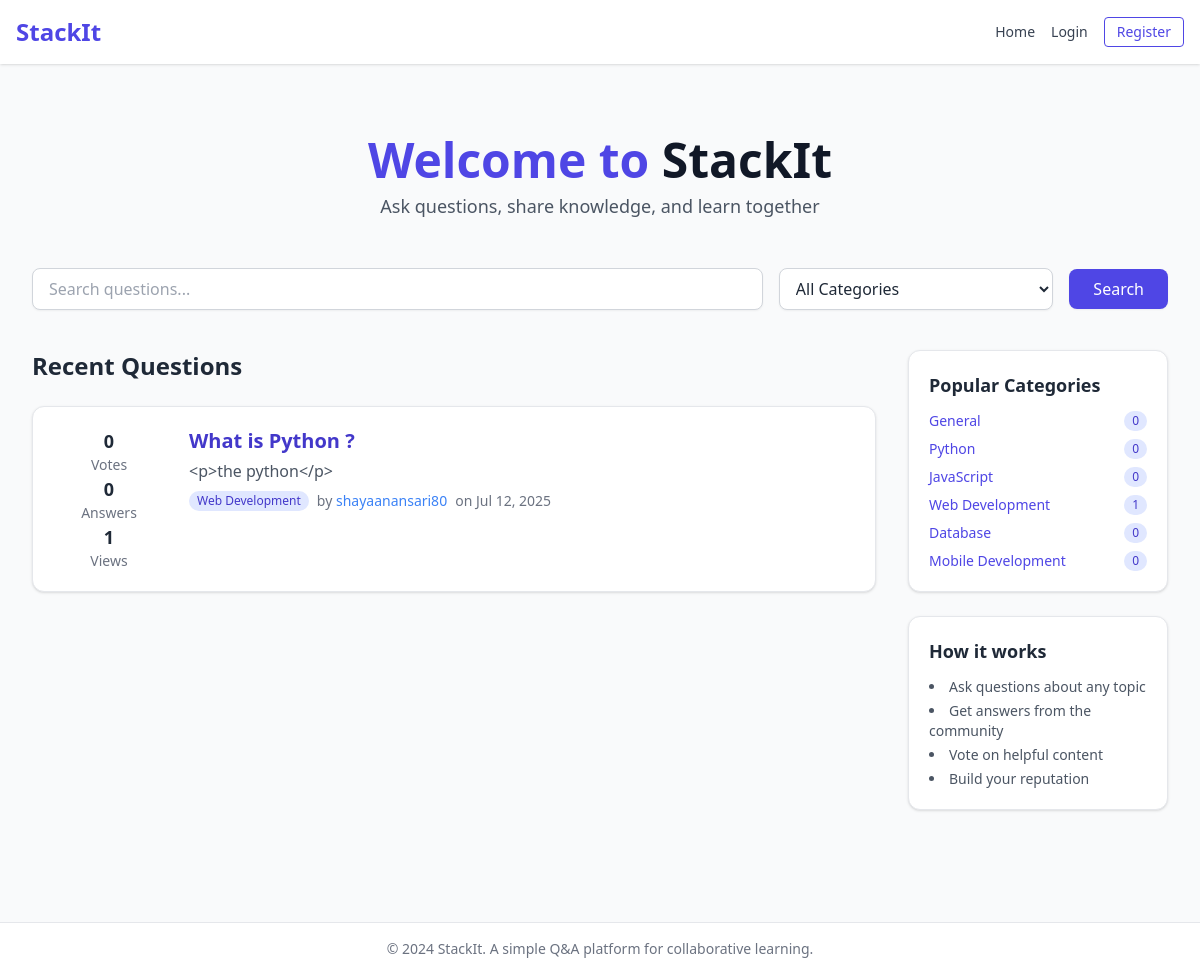
Before: / with the older database file.
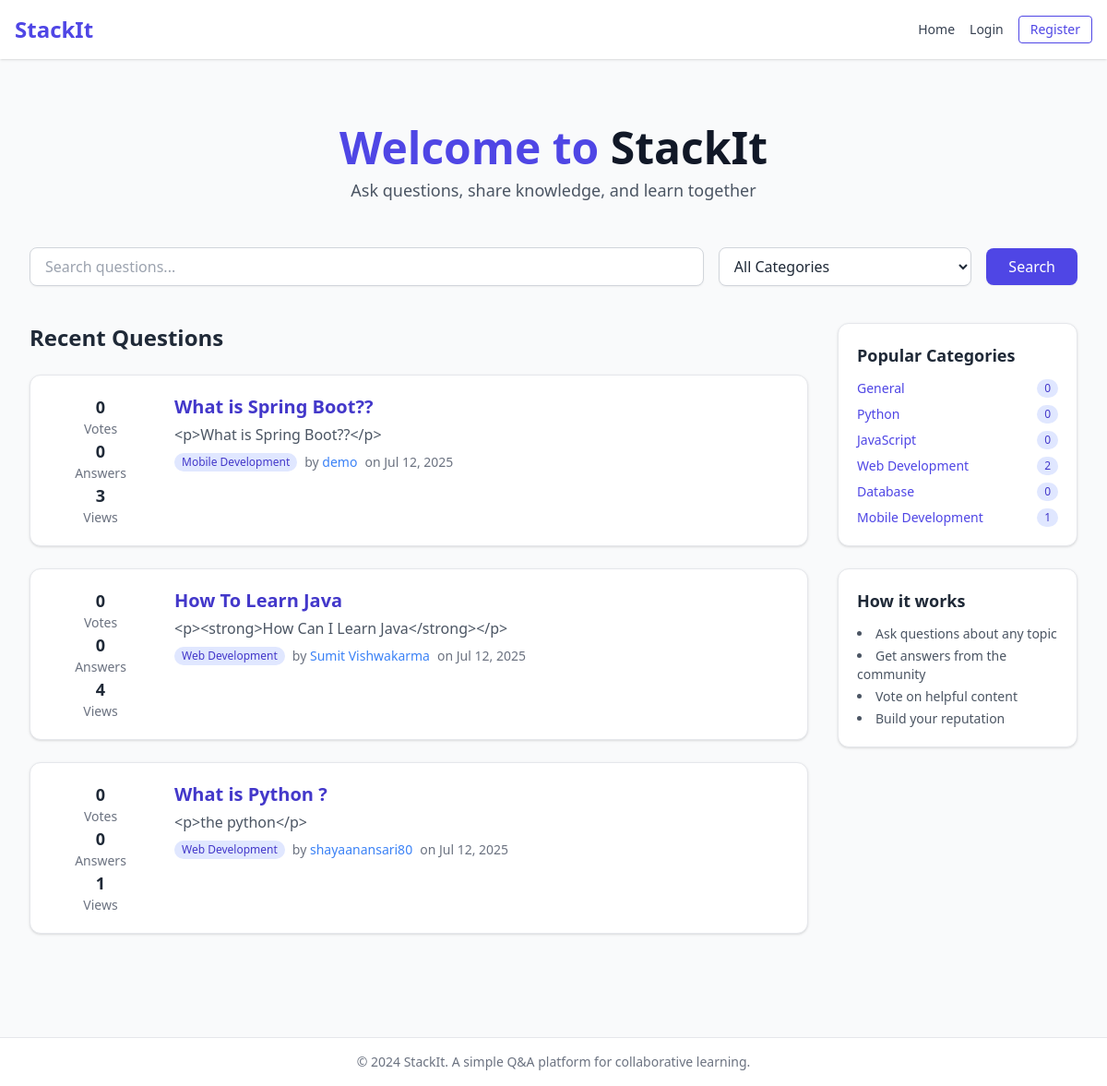
After: the same page with the newer database file.
### app.py (models this page shows)
class Question(db.Model):
    id = db.Column(db.Integer, primary_key=True)
    title = db.Column(db.String(200), nullable=False)
    content = db.Column(db.Text, nullable=False)
    created_at = db.Column(db.DateTime, default=datetime.utcnow)
    updated_at = db.Column(db.DateTime, default=datetime.utcnow)
    views = db.Column(db.Integer, default=0)
    is_approved = db.Column(db.Boolean, default=True)
    user_id = db.Column(db.Integer, db.ForeignKey('user.id'), nullable=False)
    category_id = db.Column(db.Integer, db.ForeignKey('category.id'))
    answers = db.relationship('Answer', backref='question', lazy=True,
                            cascade='all, delete-orphan')
    votes = db.relationship('Vote', backref='question', lazy=True,
                          cascade='all, delete-orphan')
    tags = db.relationship('QuestionTag', back_populates='question',
                         cascade='all, delete-orphan')
    def get_vote_score(self):
        upvotes = Vote.query.filter_by(question_id=self.id, vote_type='up').count()
        downvotes = Vote.query.filter_by(question_id=self.id, vote_type='down').count()
        return upvotes - downvotes

class Category(db.Model):
    id = db.Column(db.Integer, primary_key=True)
    name = db.Column(db.String(50), unique=True, nullable=False)
    description = db.Column(db.Text)
    questions = db.relationship('Question', backref='category', lazy=True)

class User(UserMixin, db.Model):
    id = db.Column(db.Integer, primary_key=True)
    username = db.Column(db.String(80), unique=True, nullable=False)
    email = db.Column(db.String(120), unique=True, nullable=False)
    password_hash = db.Column(db.String(120), nullable=False)
    is_admin = db.Column(db.Boolean, default=False)
    reputation = db.Column(db.Integer, default=0)
    bio = db.Column(db.Text)
    profile_picture = db.Column(db.String(120))
    created_at = db.Column(db.DateTime, default=datetime.utcnow)
    questions = db.relationship('Question', backref='author', lazy=True)
    answers = db.relationship('Answer', backref='author', lazy=True)
    votes = db.relationship('Vote', backref='user', lazy=True)
    notifications = db.relationship('Notification', backref='user', lazy=True,
                                  order_by='Notification.created_at.desc()')

### app.py (the view)
@app.route('/')
def index():
    try:
        search_query = request.args.get('search', '')
        category_filter = request.args.get('category', '')
        query = Question.query.filter_by(is_approved=True)
        if search_query:
            query = query.filter(Question.title.contains(search_query) |
                               Question.content.contains(search_query))
        if category_filter:
            query = query.filter_by(category_id=category_filter)
        questions = query.order_by(Question.created_at.desc()).limit(20).all()
        categories = Category.query.all()
        return render_template('index.html',
                             questions=questions,
                             categories=categories,
                             search_query=search_query,
                             category_filter=category_filter)
    except Exception as e:
        app.logger.error(f"Error in index route: {str(e)}")
        flash('An error occurred while loading questions')
        return redirect(url_for('index'))

### templates/index.html (shortened to what this page needs)
{% extends "base.html" %}
{% block content %}
<div class="max-w-7xl mx-auto px-4 py-10">
    <div class="text-center mb-12">
        <h1 class="text-5xl font-extrabold text-indigo-600">Welcome to <span class="text-gray-900">StackIt</span></h1>
        <p class="text-lg text-gray-600 mt-2">Ask questions, share knowledge, and learn together</p>
    </div>
    <form method="GET" class="flex flex-col md:flex-row items-center gap-4 mb-10">
        <input type="text" name="search" placeholder="Search questions..."
               value="{{ search_query or '' }}"
               class="w-full md:w-2/3 px-4 py-2 border border-gray-300 rounded-lg shadow-sm focus:outline-none focus:ring-2 focus:ring-indigo-400 focus:border-transparent">
        <select name="category"
                class="w-full md:w-1/4 px-3 py-2 border border-gray-300 rounded-lg shadow-sm bg-white focus:outline-none focus:ring-2 focus:ring-indigo-400 focus:border-transparent">
            <option value="">All Categories</option>
        </select>
        <button type="submit"
                class="px-6 py-2 bg-indigo-600 text-white rounded-lg hover:bg-indigo-700 shadow-sm transition">
            Search
        </button>
    </form>
    <div class="grid grid-cols-1 md:grid-cols-4 gap-8">
        <div class="md:col-span-3 space-y-6">
            <div class="flex items-center justify-between">
                <h2 class="text-2xl font-semibold text-gray-800">Recent Questions</h2>
            </div>
            {% if questions %}
                {% for question in questions %}
                    <div class="border border-gray-200 rounded-xl p-5 bg-white shadow hover:shadow-md transition duration-300">
                        <div class="flex flex-col md:flex-row gap-6">
                            <div class="flex justify-around md:flex-col text-center w-full md:w-28 text-sm text-gray-500">
                                <div>
                                    <p class="font-bold text-gray-800 text-lg">{{ question.get_vote_score() }}</p>
                                    <p>Votes</p>
                                </div>
                                <div>
                                    <p class="font-bold text-gray-800 text-lg">{{ question.answers|length }}</p>
                                    <p>Answers</p>
                                </div>
                                <div>
                                    <p class="font-bold text-gray-800 text-lg">{{ question.views }}</p>
                                    <p>Views</p>
                                </div>
                            </div>
                            <div class="flex-1">
                                <h3 class="text-xl font-semibold text-indigo-700 hover:underline mb-1">
                                    <a href="{{ url_for('view_question', id=question.id) }}">
                                        {{ question.title }}
                                    </a>
                                </h3>
                                <p class="text-gray-600 mb-2">
                                    {{ question.content[:150] }}{% if question.content|length > 150 %}...{% endif %}
                                </p>
                                <div class="mt-1 flex flex-wrap items-center text-sm text-gray-500 gap-2">
                                    {% if question.category %}
                                        <span class="px-2 py-0.5 bg-indigo-100 text-indigo-700 rounded-full text-xs">
                                            {{ question.category.name }}
                                        </span>
                                    {% endif %}
                                    <span>by
                                        <a href="{{ url_for('profile', username=question.author.username) }}"
                                           class="text-blue-500 hover:underline font-medium">
                                            {{ question.author.username }}
                                        </a>
                                    </span>
                                    <span>on {{ question.created_at.strftime('%b %d, %Y') }}</span>
                                </div>
                            </div>
                        </div>
                    </div>
                {% endfor %}
            {% endif %}
        </div>
        <div class="space-y-6">
            <div class="bg-white border border-gray-200 rounded-xl p-5 shadow">
                <h3 class="text-lg font-semibold text-gray-800 mb-3">Popular Categories</h3>
                <ul class="space-y-2 text-sm text-gray-700">
                    {% for category in categories %}
                        <li class="flex justify-between items-center">
                            <a href="{{ url_for('index', category=category.id) }}"
                               class="hover:underline text-indigo-600 font-medium">
                                {{ category.name }}
                            </a>
                            <span class="bg-indigo-100 text-indigo-700 px-2 py-0.5 rounded-full text-xs">
                                {{ category.questions|length }}
                            </span>
                        </li>
                    {% endfor %}
                </ul>
            </div>
            <div class="bg-white border border-gray-200 rounded-xl p-5 shadow">
                <h3 class="text-lg font-semibold text-gray-800 mb-3">How it works</h3>
                <ul class="list-disc list-inside text-sm text-gray-600 space-y-1">
                    <li>Ask questions about any topic</li>
                    <li>Get answers from the community</li>
                    <li>Vote on helpful content</li>
                    <li>Build your reputation</li>
                </ul>
            </div>
        </div>
    </div>
</div>
{% endblock %}

### templates/base.html (shortened to what this page needs)
<!DOCTYPE html>
<html lang="en">
<head>
  <script src="https://cdn.tailwindcss.com"></script>
  <link rel="stylesheet" href="https://cdnjs.cloudflare.com/ajax/libs/font-awesome/6.0.0/css/all.min.css" />
</head>
<body class="bg-gray-50 text-gray-800">
  <header class="bg-white shadow">
    <div class="max-w-7xl mx-auto px-4 py-4 flex justify-between items-center">
      <a href="{{ url_for('index') }}" class="text-2xl font-bold text-indigo-600">
        StackIt
      </a>
      <nav id="navMenu"
           class="hidden md:flex gap-4 items-center text-sm font-medium">
        <a href="{{ url_for('index') }}" class="text-gray-700 hover:text-indigo-600">Home</a>
        {% if current_user.is_authenticated %}
          <a href="{{ url_for('ask_question') }}" class="text-white bg-emerald-600 px-3 py-1.5 rounded hover:bg-emerald-700 transition">
            Ask
          </a>
          <a href="{{ url_for('profile', username=current_user.username) }}" class="text-gray-700 hover:text-indigo-600">Profile</a>
          <div class="relative">
            <button id="notification-bell" class="relative text-gray-600 hover:text-indigo-600">
              <i class="fas fa-bell text-lg"></i>
              <span id="notification-count"
                    class="absolute -top-2 -right-2 bg-red-500 text-white text-xs px-1.5 py-0.5 rounded-full">
                0
              </span>
            </button>
            <div id="notification-dropdown" class="hidden absolute right-0 mt-2 w-64 bg-white border border-gray-200 rounded shadow-lg z-50">
              <div class="p-3 border-b font-semibold">Notifications</div>
              <div class="p-3 text-sm text-gray-600" id="notification-list">
                <p class="text-center text-gray-500">No new notifications</p>
              </div>
              <div class="border-t p-2 text-center">
                <a href="#" class="text-indigo-600 hover:underline text-sm">View All</a>
              </div>
            </div>
          </div>
          {% if current_user.is_admin %}
            <a href="{{ url_for('admin_dashboard') }}" class="text-gray-700 hover:text-indigo-600">Admin</a>
          {% endif %}
          <a href="{{ url_for('logout') }}" class="text-gray-700 hover:text-indigo-600">Logout</a>
        {% else %}
          <a href="{{ url_for('login') }}" class="text-gray-700 hover:text-indigo-600">Login</a>
          <a href="{{ url_for('register') }}" class="text-indigo-600 border border-indigo-600 px-3 py-1 rounded hover:bg-indigo-600 hover:text-white transition">Register</a>
        {% endif %}
      </nav>
    </div>
  </header>
  <main class="py-8">
    <div class="max-w-7xl mx-auto px-4">
      {% block content %}{% endblock %}
    </div>
  </main>
  <footer class="bg-white border-t mt-10">
    <div class="max-w-7xl mx-auto px-4 py-4 text-center text-sm text-gray-500">
      &copy; 2024 StackIt. A simple Q&A platform for collaborative learning.
    </div>
  </footer>
</body>
</html>

Changed rows visible on the page:
added Question: get_vote_score "0", answers|length "0", views "3", title "What is Spring Boot??", content "<p>What is Spring Boot??</p>", category.name "Mobile Development", author.username "demo", created_at "Jul 12, 2025"
added Question: get_vote_score "0", answers|length "0", views "4", title "How To Learn Java", content "<p><strong>How Can I Learn Java</strong></p>", category.name "Web Development", author.username "Sumit Vishwakarma", created_at "Jul 12, 2025"
computed for Category "Web Development": questions|length "1" → "2"
computed for Category "Mobile Development": questions|length "0" → "1"
